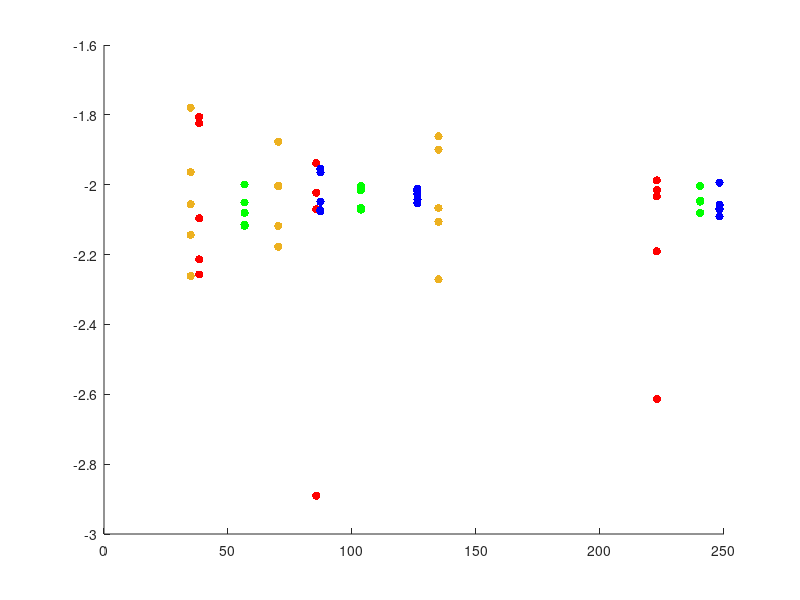

Write MATLAB code to recreate this figure. (Note: this script raises an error after producing the figure.)
hold on

xMin = 0;
xMax = 260;
% yMin = 0;
% yMax = 0.02;
trueAns =  0.0087442257836436483620080131982088;
yMin = -20;
yMax = 0;
X = 1:xMax;

TwoLvlMCX = [38.3438,38.3438,38.3438,38.3438,38.3438,...
             85.5469,85.5469,85.5469,85.5469,85.5469,...
             222.9375,222.9375,222.9375,222.9375,222.9375,...
             ];
        
TwoLvlMCY = [0.015644444444444444444444444444444, 0.0061111111111111111111111111111111, 0.0055333333333333333333333333333333, 0.0080111111111111111111111111111111, 0.014988888888888888888888888888889,...
             0.008506249999999999922284388276239, 0.0012875, 0.0094937500000000004524158825347513, 0.011525, 0.0094937500000000004524158825347513,...
             0.010288, 0.00926, 0.0024359999999999997974398091571402, 0.00966, 0.0064440000000000000751620987671231,...    
            ];

TwoLvlMCYMean = arrayfun(@(i) mean(TwoLvlMCY((5*i-4):(5*i))), 1:(length(TwoLvlMCY)/5));

OneLvlISX = [56.6875,56.6875,56.6875,56.6875,56.6875,...
    103.6094,103.6094,103.6094,103.6094,103.6094,...
    240.375,240.375,240.375,240.375,240.375,...
            ];
        
OneLvlISY = [0.010015980549189305859325571645968, 0.0076241158414968313028481361470767, 0.0076868903785623872090826402825314, 0.0083064980128092595623723326525578, 0.0088947176856582297471698339563773,...
             0.0085970353993557197674890701932782, 0.0085577194202569109582334760943922, 0.0084842457380316059489810953664346, 0.0096325865297667810638326812977539, 0.0098984590142678768875938999372011,...        
             0.0090046247718426931927471201788649, 0.0089492300422538938187155821424312, 0.0099153046849409769841754425101499, 0.0083046131130008887799576200450247, 0.0083030508644567398851554784755535,...
            ];

OneLvlISYMean = arrayfun(@(i) mean(OneLvlISY((5*i-4):(5*i))), 1:(length(OneLvlISY)/5));

TwoLvlISX = [87.2656,87.2656,87.2656,87.2656,87.2656,...
             126.3594,126.3594,126.3594,126.3594,126.3594,...
             248.2188,248.2188,248.2188,248.2188,248.2188,...
            ];
        
TwoLvlISY = [0.0089391055458277850209736214992517, 0.01110183886012223487826933165934, 0.0083973489400666224274916160652538, 0.0084519358304314951002567113391706, 0.010838536321809937382210087264411,...
                0.0097360299640647362390266650322701, 0.0090719194248639108829612709428147, 0.0096042211170199367348265795385487, 0.0093843769349100276955244481769114, 0.0088488754602220644207566380146091,...
                0.0084909010278696132184572675782874, 0.0087580571645936248353914166386858, 0.010143552944931064074829407672951, 0.0081082328669680233529382107349193, 0.0085607056339543664835733949303176
         ];

TwoLvlISYMean = arrayfun(@(i) mean(TwoLvlISY((5*i-4):(5*i))), 1:(length(TwoLvlISY)/5));

OneLvlISEX = [34.9375,34.9375,34.9375,34.9375,34.9375,...
    70.25,70.25,70.25,70.25,70.25,...
    134.875,134.875,134.875,134.875,134.875,...
            ];
        
OneLvlISEY = [0.016622901800159912977239429210385, 0.0054799925974986949880896069942082, 0.010870655787198051436814871806291, 0.0071834782440923505841823271111934, 0.0087891176894559618765212505309137,...
             0.013286404214673286014458675197147, 0.0098882779003761286928941842688801, 0.0066466023346890158035593643148786, 0.0099479164091628852206738997665525, 0.0076229767966749196680953382099233,...
             0.0053568096487253960211183390072165, 0.0078284959223950609241704512442084, 0.0085751433516871172768603059921588, 0.012608008416048742741932819910744, 0.013759259696702854508520985632458,...
            ];

OneLvlISEYMean = arrayfun(@(i) mean(OneLvlISEY((5*i-4):(5*i))), 1:(length(OneLvlISEY)/5));

% GISX = [54.9375,54.9375,54.9375,54.9375,54.9375,...
%     102.8125,102.8125,102.8125,102.8125,102.8125,...
%     193.2344,193.2344,193.2344,193.2344,193.2344,...
%             ];
%         
% GISY = [0.0037305684016839379263386078378062, 0.0030563717555875534633014201091328, 0.0024808868630928899816356913987647, 0.0029285516694612010422937853348913, 0.003869581146136639223515052421476,...
%     0.0027536358680144376077925105761324, 0.0015101181168982659875493768097954, 0.0019579321339974553942142598828013, 0.002953227086979634541386019463971, 0.0022539896316271026965871726588375,...
%     0.0031064161815456633498888638911239, 0.0014361228006877836162191730551285, 0.0024032356178447073467852046491089, 0.0020161957470574537985841256926278, 0.0016715675580030516390178663144184,...
%             ];
% 
% GISYMean = arrayfun(@(i) mean(GISY((5*i-4):(5*i))), 1:(length(GISY)/5));


s1 = scatter(TwoLvlMCX,log10(TwoLvlMCY),'r', 'filled');
s2 = scatter(OneLvlISX,log10(OneLvlISY),'g', 'filled');
s4 = scatter(OneLvlISEX,log10(OneLvlISEY),'black', 'filled');
s3 = scatter(TwoLvlISX,log10(TwoLvlISY),'b', 'filled');
% s5 = scatter(GISX,log(GISY),'y', 'filled');
%alpha(s1,0.4);
%alpha(s2,0.4);
%alpha(s3,0.4);

%plot(unique(TwoLvlMCX),TwoLvlMCYMean,'r','LineWidth',3)
%plot(unique(OneLvlISX),OneLvlISYMean,'g','LineWidth',3)
%plot(unique(TwoLvlISX),TwoLvlISYMean,'b','LineWidth',3)
r1 = refline(0,log10(trueAns));
r1.Color = 'r';
r1.LineStyle = '--';

% legend('2LvlMC','1LvlISZ','1LvlISE','2LvlIS','GlassermanIS','True Ans','location','southeast');
legend('2LvlMC','1LvlISZ','1LvlISE','2LvlIS','True Ans','location','southeast');
xlabel('Runtime (Seconds)');
ylabel('log(P(L > l))');
axis([xMin,xMax,yMin,yMax]);

hold off
